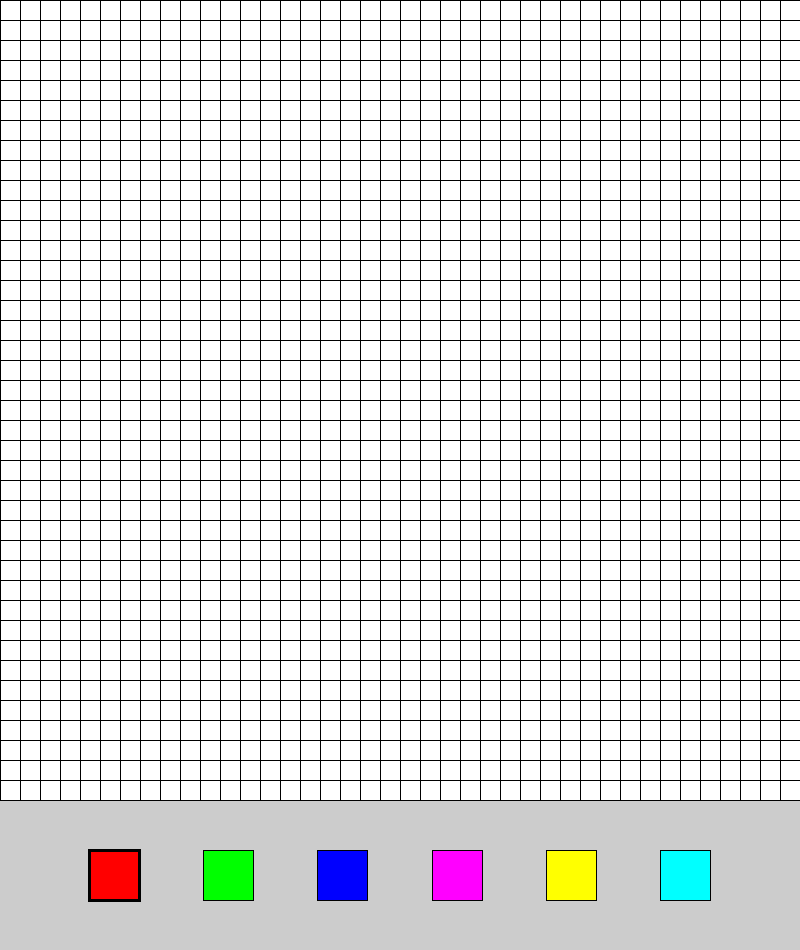
Frame 1 (no input)
Frame 60 (the mouse pressed at the canvas centre just before this capture): identical to frame 1, image omitted
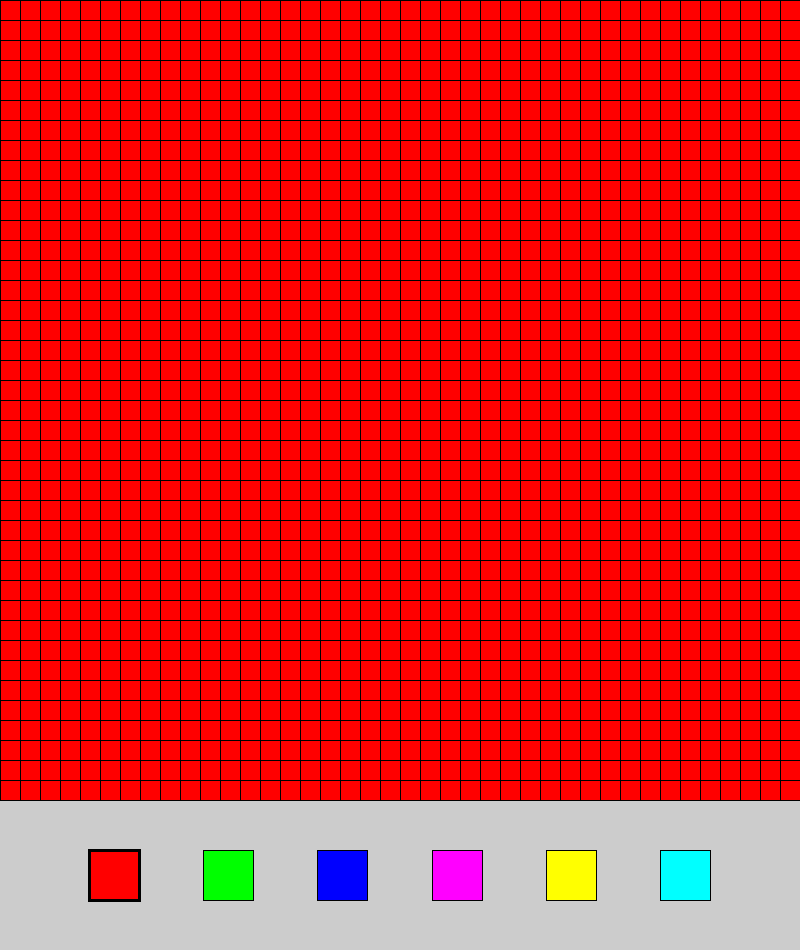
Frame 120 (the mouse held since frame 60 and released just before this capture)

The Processing sketch that drew these frames (run headless with seeded random() and noise(); from frame 60 on, the mouse is pressed at the canvas centre):

// Processing sketch: Flood_Fill
// ── Flood_Fill.pde
color[] PossibleColours = {#FF0000, #00FF00, #0000FF, #FF00FF, #FFFF00, #00FFFF};
Cell[][] Cells;
int Rows = 40;
float Spacing;
color SelectedColour;


void setup() {
  size(800, 950);
  Spacing = width/Rows;
  Cells = new Cell[Rows][Rows];
  for (int i = 0; i < Rows; i++) {
    for (int j = 0; j < Rows; j++) {
      Cells[i][j] = new Cell(i*Spacing, j*Spacing, i, j);
    }
  }
  SelectedColour = #FF0000;
}

void draw() {
  for (int i = 0; i < Rows; i++) {
    for (int j = 0; j < Rows; j++) {
      strokeWeight(1);
      Cells[i][j].Show();
    }
  }
  for (int i = 0; i < PossibleColours.length; i++) {
    rectMode(CENTER);
    fill(PossibleColours[i]);
    if (PossibleColours[i] == SelectedColour) {
      strokeWeight(3);
    } else {
      strokeWeight(1);
    }
    rect((i+1)*width/(PossibleColours.length+1), 875, 50, 50);
  }
}

void mousePressed() {
  int XPos = floor(mouseX/Spacing);
  int YPos = floor(mouseY/Spacing);
  if (XPos < Rows && YPos < Rows) {
    if (mouseButton == LEFT) {
      Cells[XPos][YPos].Colour = SelectedColour;
    } else {
      Cells[XPos][YPos].FloodFill(SelectedColour);
    }
  } else {
    if (mouseY > 850 && mouseY < 900) {
      for (int i = 0; i < PossibleColours.length; i++) {
        if (mouseX > (i+1)*width/(PossibleColours.length+1)-25 && mouseX < (i+1)*width/(PossibleColours.length+1) + 25) {
          SelectedColour = PossibleColours[i];
        }
      }
    }
  }
}

void mouseDragged() {
  int XPos = floor(mouseX/Spacing);
  int YPos = floor(mouseY/Spacing);
  if (mouseButton == LEFT && XPos > -1 && XPos < Rows && YPos > -1 && YPos < Rows) {
    Cells[XPos][YPos].Colour = SelectedColour;
  }
}

// ── Cell_Class.pde
class Cell {
  PVector Position;
  PVector CellPos;
  color Colour;

  Cell(float XPos, float YPos, float i, float j) {
    Position = new PVector(XPos, YPos);
    CellPos = new PVector(i, j);
    Colour = #FFFFFF;
  }

  void Show() {
    rectMode(CORNER);
    fill(Colour);
    rect(Position.x, Position.y, Spacing, Spacing);
  }

  void FloodFill(color ToFill) {
    ArrayList<Cell> ToAdd = new ArrayList<Cell>();
    if (CellPos.x != 0) {
      if (Cells[int(CellPos.x)-1][int(CellPos.y)].Colour == Colour) {
        ToAdd.add(Cells[int(CellPos.x)-1][int(CellPos.y)]);
      }
    }

    if (CellPos.y != 0) {
      if (Cells[int(CellPos.x)][int(CellPos.y)-1].Colour == Colour) {
        ToAdd.add(Cells[int(CellPos.x)][int(CellPos.y)-1]);
      }
    }
    if (CellPos.y != Rows-1) {
      if (Cells[int(CellPos.x)][int(CellPos.y)+1].Colour == Colour) {
        ToAdd.add(Cells[int(CellPos.x)][int(CellPos.y)+1]);
      }
    }
    if (CellPos.x != Rows-1) {
      if (Cells[int(CellPos.x)+1][int(CellPos.y)].Colour == Colour) {
        ToAdd.add(Cells[int(CellPos.x)+1][int(CellPos.y)]);
      }
    }
    Colour = ToFill;
    for (Cell Current : ToAdd) {
      if (Current.Colour != ToFill) {
        Current.FloodFill(ToFill);
      }
    }
  }
}
